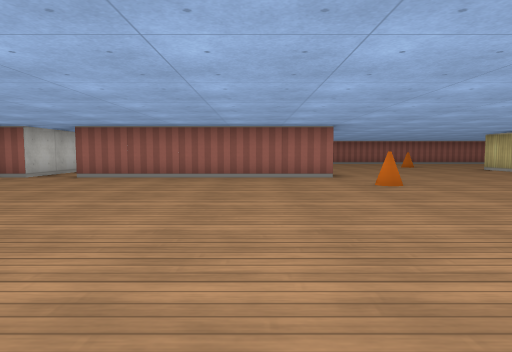
[1] (above)

21 first-person views from a walk through a cub3D maze. The camera is about half as high as the walls, tilts 4° down and sees 75° across. The floor is counted in squares. Each view is taken from the middle of a square. On the plan, view 1 faces up. The plan holds only what a view shows up to about 9 squares ahead; the rest is blank.

[2]
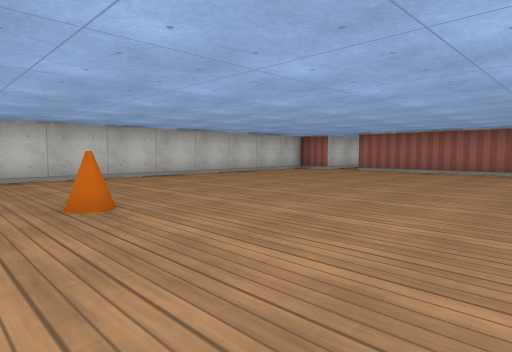

[3]
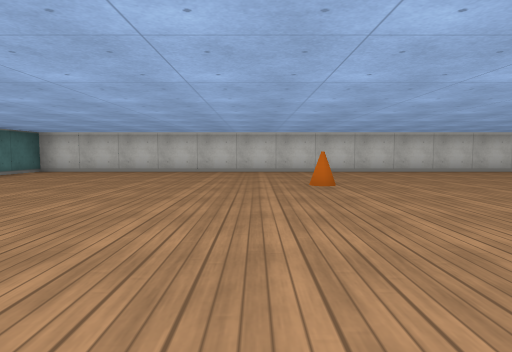

[4]
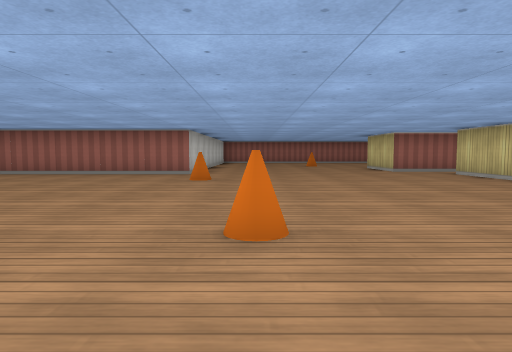

[5]
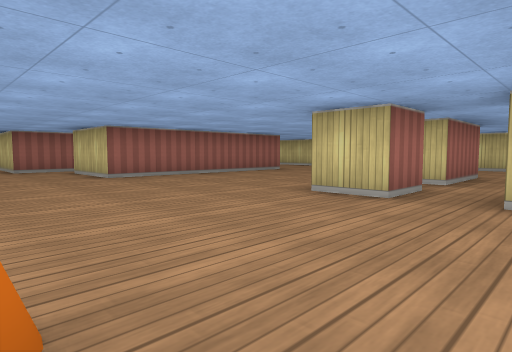

[6]
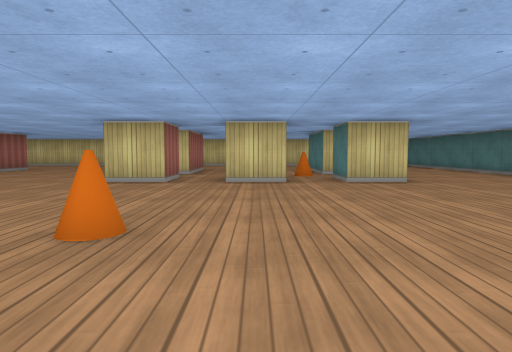

[7]
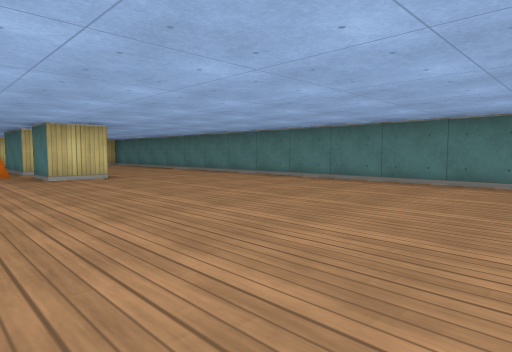

[8]
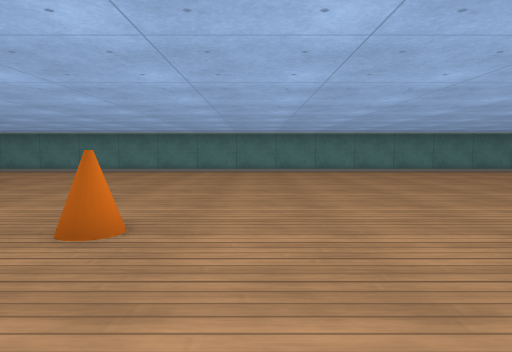

[9]
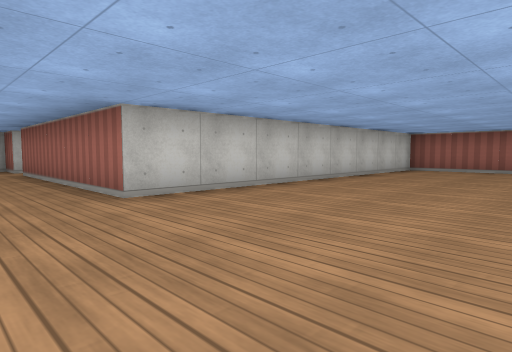

[10]
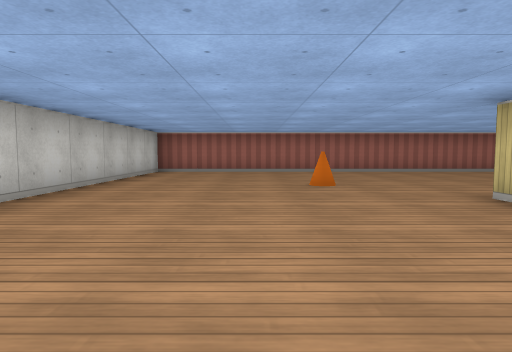

[11]
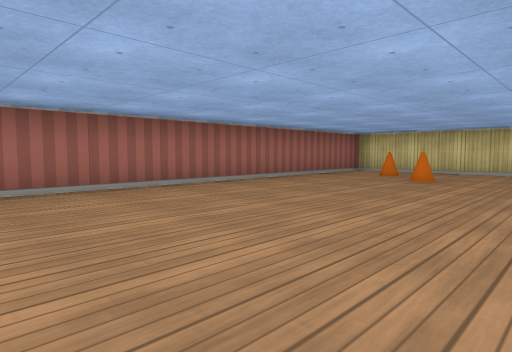

[12]
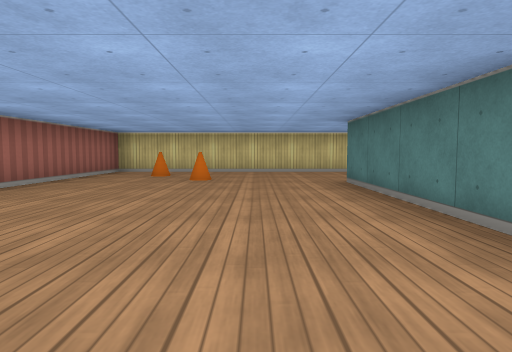

[13]
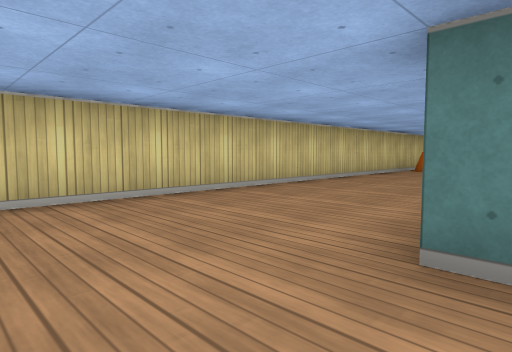

[14]
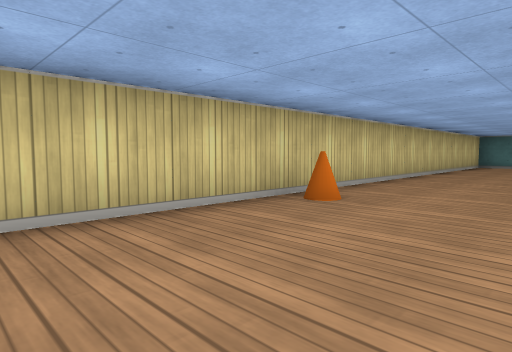

[15]
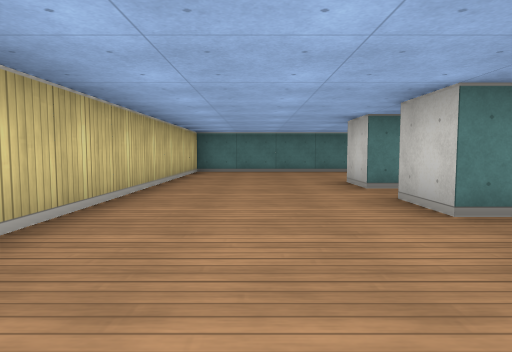

[16]
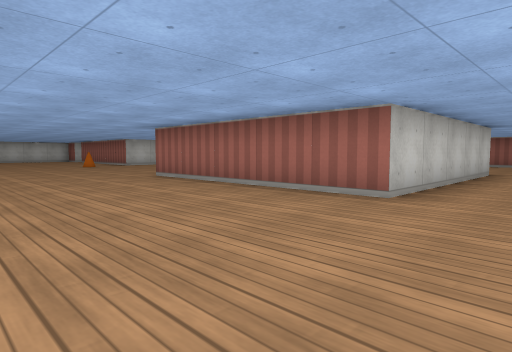

[17]
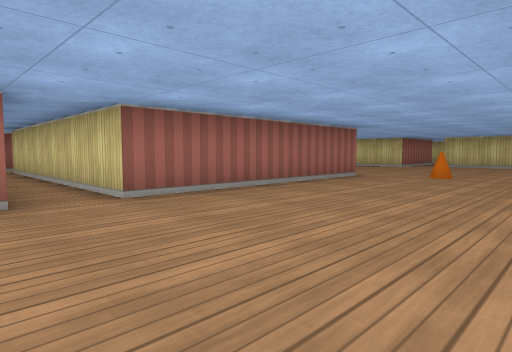

[18]
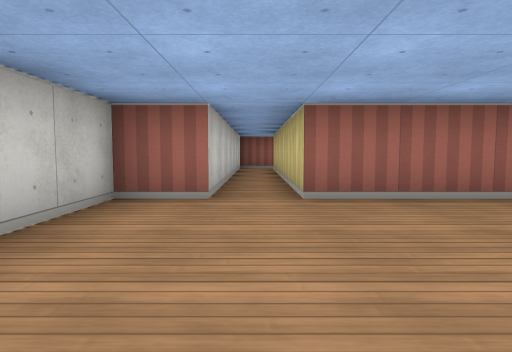

[19]
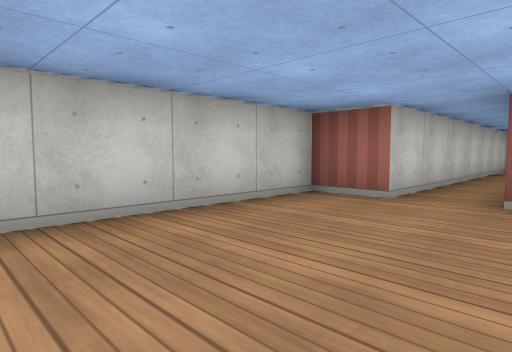

[20]
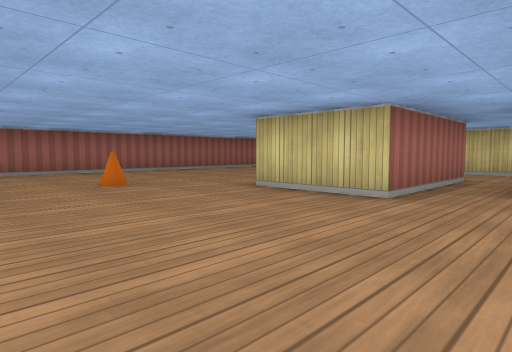

[21]
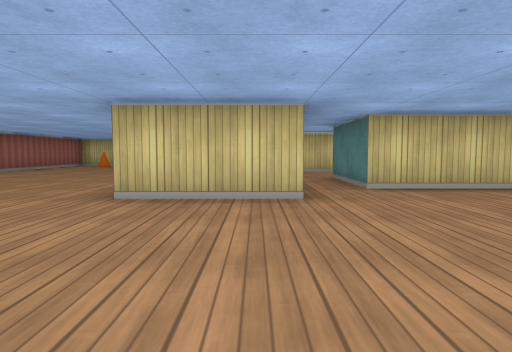

### Floor plan
Points are (right, up) in squares from view 1. A wall is a line through its corners. A room is listed if a view was taken in it or the views show most of it. See-through windows are left out.
Room 1 (views 1, 2, 3, 4, 5, 6, 7, 8, 9, 10, 11, 12, 13, 14, 15, 16, 17, 18, 19, 20, 21)
walls: (7.5, 7.5) (6.5, 7.5) (6.5, 9.5); (9.6, -0.5) (8.5, -0.5) (8.5, 0.5); (8.5, -2.6) (8.5, -1.5); (8.9, 9.5) (12.5, 9.5) (12.5, 4.5) (7.5, 4.5) (7.5, 6.5); (12.5, -0.5) (10.5, -0.5) (10.5, -0.1); (12, -1.5) (12.5, -1.5) (12.5, -2.5); (8.5, -4.6) (8.5, -3.5) (9.5, -3.5); (10.5, -3.5) (12.5, -3.5) (12.5, -4.5); (-2.6, -7.5) (15.5, -7.5) (15.5, 14.5) (1.5, 14.5) (1.5, 6.5) (-3.5, 6.5) (-3.5, 12.5); (-4.5, 13.5) (-4.5, 6.5) (-5.5, 6.5) (-5.5, -7.5) (-4.1, -7.5)
ways out: opening at (8.5, 7) to room 2
objects: cone (-2, -1); cone (2, 5); cone (3, 1); cone (5, -1); cone (5, 11); cone (10, -3); cone (13, 12); cone (14, 13); cone (15, 2)
Room 2 (no view inside)
walls: (9.5, 7.5) (7.5, 7.5); (11.5, 6) (11.5, 8); (7.5, 6.5) (9.5, 6.5)
ways out: opening at (8.5, 7) to room 1

Positions as (right, up) in squares from view 1, and headings:
1: (0, 0), facing up
2: (1, -2), facing up-left
3: (3, -2), facing left
4: (3, -1), facing up
5: (5, -2), facing up-right
6: (3, -2), facing right
7: (2, -2), facing down-right
8: (4, 1), facing down
9: (5, 5), facing up-left
10: (4, 6), facing up
11: (7, 10), facing up-right
12: (7, 11), facing right
13: (12, 11), facing down-right
14: (13, 5), facing down-right
15: (14, 1), facing down
16: (14, 1), facing up-left
17: (-5, 3), facing up-right
18: (-4, 3), facing up
19: (-3, 3), facing up-left
20: (3, 6), facing up-right
21: (3, 8), facing right
